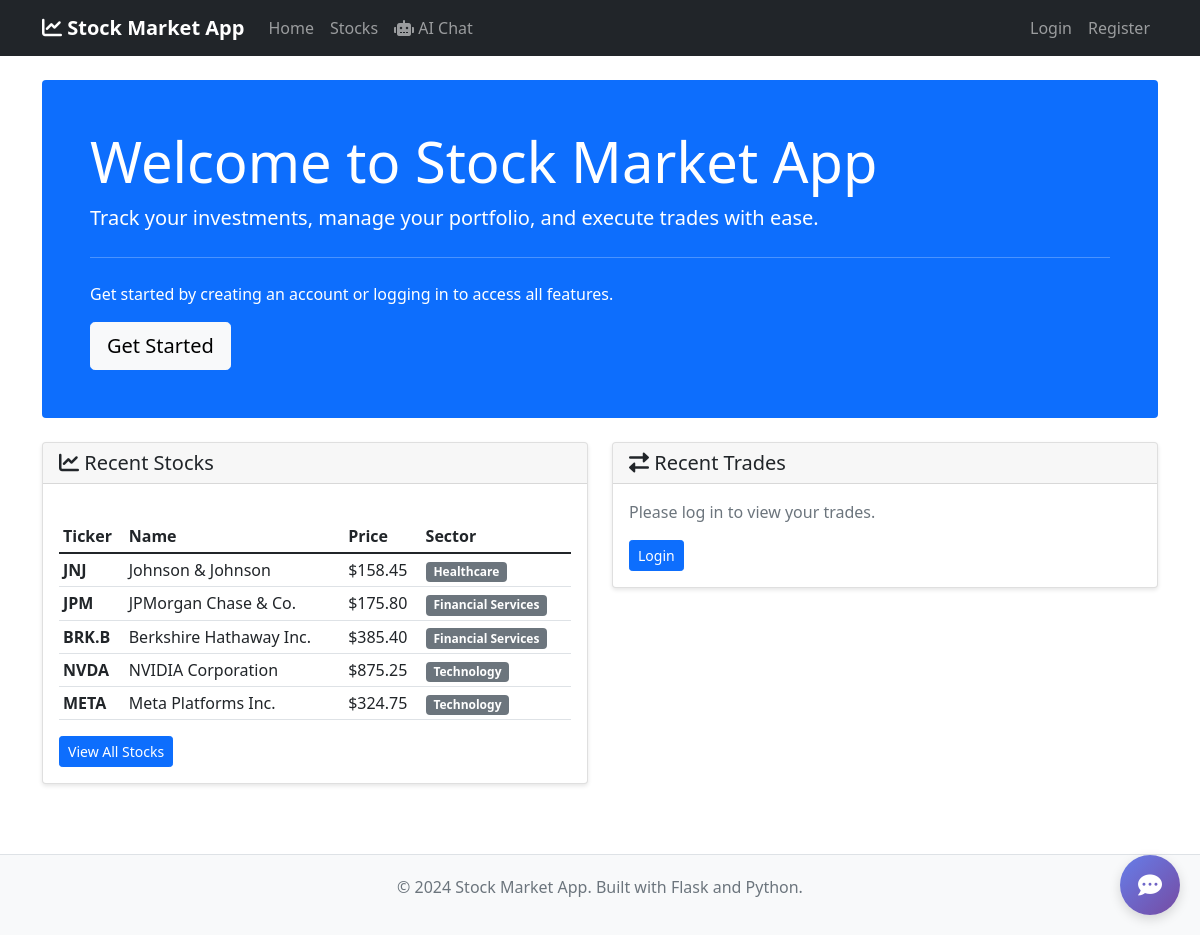
/index, run on the app's committed database.
### app/models.py (models this page shows, shortened)
class Stock(db.Model):
    id = db.Column(db.Integer, primary_key=True)
    ticker = db.Column(db.String(10), index=True, unique=True, nullable=False)
    name = db.Column(db.String(200), nullable=False)
    sector = db.Column(db.String(100))
    price = db.Column(db.Numeric(10, 2), nullable=False)
    shares_outstanding = db.Column(db.BigInteger)
    created_at = db.Column(db.DateTime, default=datetime.utcnow)
    trades = db.relationship('Trade', backref='stock', lazy='dynamic')

### app/main/routes.py (the view)
@bp.route('/')
@bp.route('/index')
def index():
    recent_stocks = Stock.query.order_by(Stock.created_at.desc()).limit(5).all()
    if current_user.is_authenticated:
        recent_trades = Trade.query.filter_by(user_id=current_user.id).order_by(Trade.timestamp.desc()).limit(5).all()
    else:
        recent_trades = []
    return render_template('main/index.html',
                         recent_stocks=recent_stocks,
                         recent_trades=recent_trades)

### app/templates/main/index.html (shortened to what this page needs)
{% extends "base.html" %}
{% block content %}
<div class="row">
    <div class="col-12">
        <div class="jumbotron bg-primary text-white p-5 rounded mb-4">
            <h1 class="display-4">Welcome to Stock Market App</h1>
            <p class="lead">Track your investments, manage your portfolio, and execute trades with ease.</p>
            {% if not current_user.is_authenticated %}
            <hr class="my-4">
            <p>Get started by creating an account or logging in to access all features.</p>
            <a class="btn btn-light btn-lg" href="{{ url_for('auth.register') }}" role="button">Get Started</a>
            {% endif %}
        </div>
    </div>
</div>
<div class="row">
    <div class="col-md-6">
        <div class="card">
            <div class="card-header">
                <h5 class="card-title mb-0">
                    <i class="fas fa-chart-line"></i> Recent Stocks
                </h5>
            </div>
            <div class="card-body">
                {% if recent_stocks %}
                <div class="table-responsive">
                    <table class="table table-sm">
                        <thead>
                            <tr>
                                <th>Ticker</th>
                                <th>Name</th>
                                <th>Price</th>
                                <th>Sector</th>
                            </tr>
                        </thead>
                        <tbody>
                            {% for stock in recent_stocks %}
                            <tr>
                                <td><strong>{{ stock.ticker }}</strong></td>
                                <td>{{ stock.name }}</td>
                                <td>${{ "%.2f"|format(stock.price) }}</td>
                                <td><span class="badge bg-secondary">{{ stock.sector or 'N/A' }}</span></td>
                            </tr>
                            {% endfor %}
                        </tbody>
                    </table>
                </div>
                <a href="{{ url_for('stocks.index') }}" class="btn btn-primary btn-sm">View All Stocks</a>
                {% else %}
                <p class="text-muted">No stocks available yet.</p>
                {% if current_user.is_authenticated %}
                <a href="{{ url_for('stocks.create') }}" class="btn btn-primary btn-sm">Add First Stock</a>
                {% endif %}
                {% endif %}
            </div>
        </div>
    </div>
    <div class="col-md-6">
        <div class="card">
            <div class="card-header">
                <h5 class="card-title mb-0">
                    <i class="fas fa-exchange-alt"></i> Recent Trades
                </h5>
            </div>
            <div class="card-body">
                {% if current_user.is_authenticated and recent_trades %}
                <div class="table-responsive">
                    <table class="table table-sm">
                        <thead>
                            <tr>
                                <th>Side</th>
                                <th>Ticker</th>
                                <th>Qty</th>
                                <th>Price</th>
                                <th>Date</th>
                            </tr>
                        </thead>
                        <tbody>
                            {% for trade in recent_trades %}
                            <tr>
                                <td>
                                    <span class="badge bg-{{ 'success' if trade.side == 'buy' else 'danger' }}">
                                        {{ trade.side.upper() }}
                                    </span>
                                </td>
                                <td><strong>{{ trade.stock.ticker }}</strong></td>
                                <td>{{ trade.quantity }}</td>
                                <td>${{ "%.2f"|format(trade.price) }}</td>
                                <td>{{ trade.timestamp.strftime('%m/%d') }}</td>
                            </tr>
                            {% endfor %}
                        </tbody>
                    </table>
                </div>
                <a href="{{ url_for('trades.index') }}" class="btn btn-primary btn-sm">View All Trades</a>
                {% elif current_user.is_authenticated %}
                <p class="text-muted">No trades yet. Start trading!</p>
                <a href="{{ url_for('trades.create') }}" class="btn btn-primary btn-sm">Make First Trade</a>
                {% else %}
                <p class="text-muted">Please log in to view your trades.</p>
                <a href="{{ url_for('auth.login') }}" class="btn btn-primary btn-sm">Login</a>
                {% endif %}
            </div>
        </div>
    </div>
</div>
{% endblock %}

### app/templates/base.html (style rules this page uses)
.card { box-shadow: 0 2px 4px rgba(0,0,0,0.1); margin-bottom: 20px; }
.table-responsive { margin-top: 20px; }
.btn-group-sm > .btn, .btn-sm { padding: 0.25rem 0.5rem; font-size: 0.875rem; }

### data on the page
Stock: ticker "JNJ", name "Johnson & Johnson", price "158.45", sector "Healthcare"
Stock: ticker "JPM", name "JPMorgan Chase & Co.", price "175.80", sector "Financial Services"
Stock: ticker "BRK.B", name "Berkshire Hathaway Inc.", price "385.40", sector "Financial Services"
Stock: ticker "NVDA", name "NVIDIA Corporation", price "875.25", sector "Technology"
Stock: ticker "META", name "Meta Platforms Inc.", price "324.75", sector "Technology"
